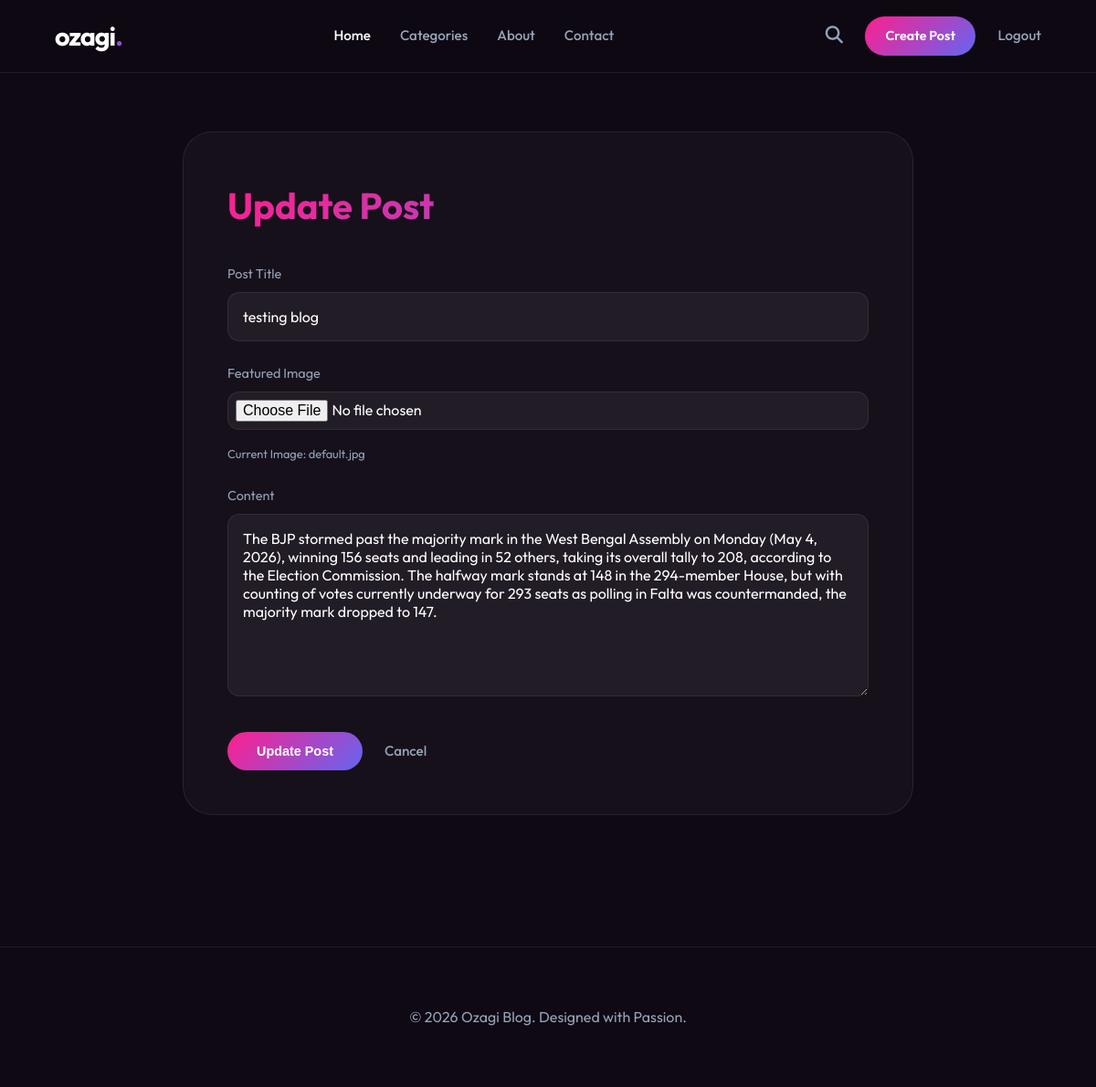
Screenshot of /post/1/update (signed in) with the database file from the repository.
### models.py (models this page shows, shortened)
class Post(db.Model):
    id = db.Column(db.Integer, primary_key=True)
    title = db.Column(db.String(100), nullable=False)
    date_posted = db.Column(db.DateTime, nullable=False, default=datetime.utcnow)
    content = db.Column(db.Text, nullable=False)
    image_file = db.Column(db.String(20), nullable=False, default='default.jpg')
    user_id = db.Column(db.Integer, db.ForeignKey('user.id'), nullable=False)

### app.py (the view, shortened to what this page needs)
@app.route("/post/<int:post_id>/update", methods=['GET', 'POST'])
@login_required
def update_post(post_id):
    post = Post.query.get_or_404(post_id)
    if post.author != current_user:
        abort(403)
    return render_template('create_post.html', title='Update Post', legend='Update Post', post=post)

### app.py (called while the page is built)
@login_manager.user_loader
def load_user(user_id):
    return User.query.get(int(user_id))

### templates/create_post.html (shortened to what this page needs)
{% extends "base.html" %}
{% block content %}
<div class="form-container">
    <form method="POST" action="" enctype="multipart/form-data">
        <h2 style="font-size: 2.5rem; margin-bottom: 2rem;" class="text-gradient">{{ legend }}</h2>
        <div class="form-group">
            <label for="title">Post Title</label>
            <input type="text" name="title" id="title" class="form-control" value="{{ post.title if post else '' }}" placeholder="Enter a catchy title..." required>
        </div>
        <div class="form-group">
            <label for="image">Featured Image</label>
            <div style="display: flex; flex-direction: column; gap: 1rem;">
                <input type="file" name="image" id="image" class="form-control" accept="image/*" style="padding: 0.5rem;">
                {% if post and post.image_file %}
                    <p style="font-size: 0.8rem; color: var(--text-muted);">Current Image: {{ post.image_file }}</p>
                {% endif %}
            </div>
        </div>
        <div class="form-group">
            <label for="content">Content</label>
            <textarea name="content" id="content" class="form-control" placeholder="Write your story here..." required>{{ post.content if post else '' }}</textarea>
        </div>
        <div style="display: flex; gap: 1.5rem; margin-top: 2rem;">
            <button type="submit" class="btn-primary" style="padding: 0.8rem 2rem; cursor: pointer;">{{ 'Publish Post' if legend == 'New Post' else 'Update Post' }}</button>
            <a href="{{ url_for('home') }}" class="nav-link" style="align-self: center;">Cancel</a>
        </div>
    </form>
</div>
{% endblock content %}

### static/css/style.css (style rules this page uses)
:root { --bg-dark: #0f0913; --card-bg: rgba(255, 255, 255, 0.03); --glass-bg: rgba(15, 9, 19, 0.7); --primary-gradient: linear-gradient(135deg, #ff1f8e 0%, #6366f1 100%); --accent-purple: #6366f1; --accent-pink: #ff1f8e; --text-main: #ffffff; --text-muted: #94a3b8; --border-color: rgba(255, 255, 255, 0.08); --nav-height: 80px; }
* { margin: 0; padding: 0; box-sizing: border-box; }
body { font-family: 'Outfit', sans-serif; background-color: var(--bg-dark); color: var(--text-main); line-height: 1.6; overflow-x: hidden; }
.nav-link { color: var(--text-muted); text-decoration: none; font-weight: 500; transition: all 0.3s ease; font-size: 0.95rem; }
.btn-primary { background: var(--primary-gradient); color: white; padding: 0.6rem 1.4rem; border-radius: 50px; text-decoration: none; font-weight: 600; font-size: 0.9rem; transition: transform 0.3s ease, box-shadow 0.3s ease; border: none; }
.form-container { max-width: 800px; margin: calc(var(--nav-height) + 4rem) auto; padding: 3rem; background: var(--card-bg); border-radius: 2rem; border: 1px solid var(--border-color); }
.form-group { margin-bottom: 1.5rem; }
.form-group label { display: block; margin-bottom: 0.5rem; color: var(--text-muted); font-size: 0.9rem; }
.form-control { width: 100%; background: rgba(255, 255, 255, 0.05); border: 1px solid var(--border-color); border-radius: 0.8rem; padding: 1rem; color: white; font-family: inherit; font-size: 1rem; transition: border-color 0.3s; }
textarea.form-control { min-height: 200px; resize: vertical; }
.text-gradient { background: var(--primary-gradient); -webkit-background-clip: text; -webkit-text-fill-color: transparent; }

### rows the page displays
Post: title "testing blog", image_file "default.jpg", content "The BJP stormed past the majority mark in the West Bengal Assembly on Monday (May 4, 2026), winning 156 seats and leading in 52 others, taking its overall tally to 208, according to the Election Commission. The halfway mark stands at 148 in the 294-member House, but with counting of votes currently underway for 293 seats as polling in Falta was countermanded, the majority mark dropped to 147."

### other values shown
{{ legend }} "Update Post"
{{ 'Publish Post' if legend == 'New Post' else 'Update Post' }} "Update Post"
